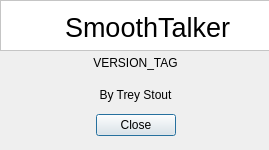
<?xml version="1.0" encoding="UTF-8"?>
<ui version="4.0">
 <class>AboutDialog</class>
 <widget class="QDialog" name="AboutDialog">
  <property name="geometry">
   <rect>
    <x>0</x>
    <y>0</y>
    <width>269</width>
    <height>150</height>
   </rect>
  </property>
  <property name="sizePolicy">
   <sizepolicy hsizetype="Fixed" vsizetype="Fixed">
    <horstretch>0</horstretch>
    <verstretch>0</verstretch>
   </sizepolicy>
  </property>
  <property name="windowTitle">
   <string>About</string>
  </property>
  <property name="windowIcon">
   <iconset resource="../resources/icons.qrc">
    <normaloff>:/img/icons/information.png</normaloff>:/img/icons/information.png</iconset>
  </property>
  <widget class="QFrame" name="frame">
   <property name="geometry">
    <rect>
     <x>0</x>
     <y>0</y>
     <width>271</width>
     <height>51</height>
    </rect>
   </property>
   <property name="maximumSize">
    <size>
     <width>291</width>
     <height>16777215</height>
    </size>
   </property>
   <property name="styleSheet">
    <string notr="true">background: white;</string>
   </property>
   <property name="frameShape">
    <enum>QFrame::StyledPanel</enum>
   </property>
   <property name="frameShadow">
    <enum>QFrame::Raised</enum>
   </property>
  </widget>
  <widget class="QWidget" name="layoutWidget">
   <property name="geometry">
    <rect>
     <x>40</x>
     <y>12</y>
     <width>191</width>
     <height>124</height>
    </rect>
   </property>
   <layout class="QVBoxLayout" name="verticalLayout">
    <item>
     <layout class="QHBoxLayout" name="horizontalLayout">
      <item>
       <widget class="QLabel" name="label_4">
        <property name="text">
         <string/>
        </property>
        <property name="pixmap">
         <pixmap resource="../resources/icons.qrc">:/img/icons/transmit.png</pixmap>
        </property>
       </widget>
      </item>
      <item>
       <widget class="QLabel" name="label">
        <property name="font">
         <font>
          <family>Segoe UI</family>
          <pointsize>20</pointsize>
         </font>
        </property>
        <property name="text">
         <string>SmoothTalker</string>
        </property>
       </widget>
      </item>
     </layout>
    </item>
    <item>
     <widget class="QLabel" name="lbl_version">
      <property name="text">
       <string>VERSION_TAG</string>
      </property>
      <property name="alignment">
       <set>Qt::AlignCenter</set>
      </property>
     </widget>
    </item>
    <item>
     <widget class="QLabel" name="label_3">
      <property name="text">
       <string>By Trey Stout</string>
      </property>
      <property name="alignment">
       <set>Qt::AlignCenter</set>
      </property>
     </widget>
    </item>
    <item>
     <widget class="QDialogButtonBox" name="buttonBox">
      <property name="orientation">
       <enum>Qt::Horizontal</enum>
      </property>
      <property name="standardButtons">
       <set>QDialogButtonBox::Close</set>
      </property>
      <property name="centerButtons">
       <bool>true</bool>
      </property>
     </widget>
    </item>
   </layout>
  </widget>
 </widget>
 <resources>
  <include location="../resources/icons.qrc"/>
 </resources>
 <connections>
  <connection>
   <sender>buttonBox</sender>
   <signal>accepted()</signal>
   <receiver>AboutDialog</receiver>
   <slot>accept()</slot>
   <hints>
    <hint type="sourcelabel">
     <x>248</x>
     <y>254</y>
    </hint>
    <hint type="destinationlabel">
     <x>157</x>
     <y>274</y>
    </hint>
   </hints>
  </connection>
  <connection>
   <sender>buttonBox</sender>
   <signal>rejected()</signal>
   <receiver>AboutDialog</receiver>
   <slot>reject()</slot>
   <hints>
    <hint type="sourcelabel">
     <x>316</x>
     <y>260</y>
    </hint>
    <hint type="destinationlabel">
     <x>286</x>
     <y>274</y>
    </hint>
   </hints>
  </connection>
 </connections>
</ui>
